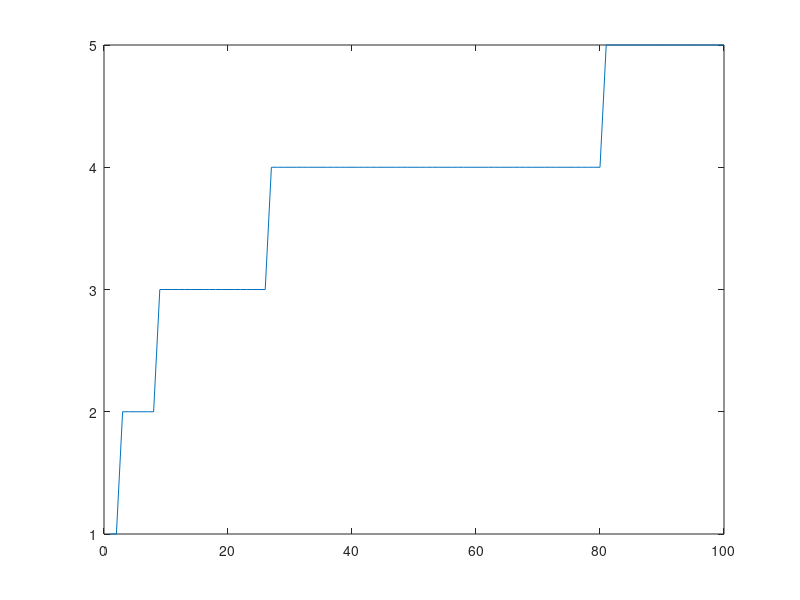

Reproduce this figure in MATLAB.
clc; close all; clear all;
n = 100;
k = zeros(1,n);
for i = 1:n
    j = 1;
    while j <= i
        k(i) = k(i)+1;
        j = j*3;
    
    end
end

plot(1:n, k)

